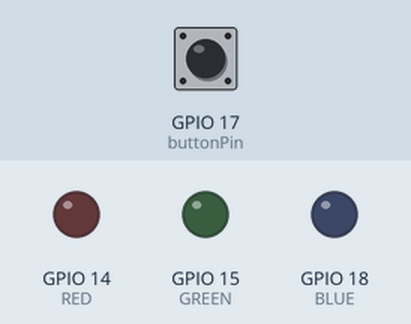
The program below on a simulated Raspberry Pi (BCM pin numbers). Parts: output pins drawn as LEDs (lit = HIGH). Inputs (shaded band) come from the test bench; at power-on: GPIO 17 (buttonPin) HIGH. The clock reads 2024-03-15 10:24:30 at power-on unless the program sets it; what the program prints to the terminal is not drawn.

Above: at 1.2 s.
1.3 s: GPIO 17 (buttonPin) pulled LOW for 0.15 s
At 3.5 s:
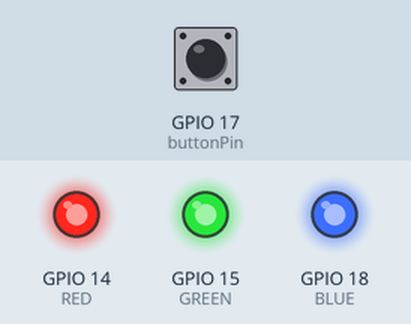
3.8 s: GPIO 17 (buttonPin) pulsed LOW 2 times (0.12 s each, 0.3 s apart)
At 5.9 s:
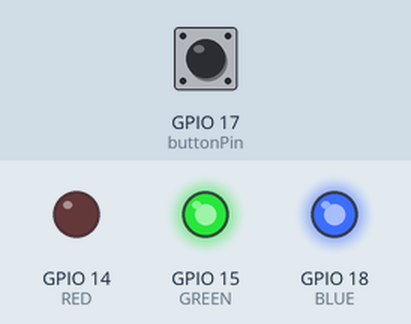
6.6 s: GPIO 17 (buttonPin) pulled LOW for 1 s
At 8.8 s:
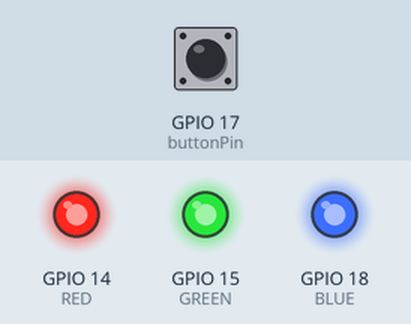
Timing chart, 0 to 10.3 s (numbered marks = the images above; inputs shaded):
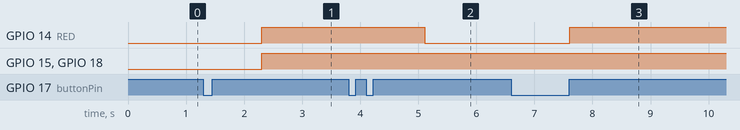

Measured:
- after the input at 1.3 s, GPIO 14 (RED), GPIO 15 (GREEN), GPIO 18 (BLUE): LOW → HIGH after 1.0 s
- after the input at 3.8 s, GPIO 14 (RED): HIGH → LOW after 1.3 s
- after the input at 6.6 s, GPIO 14 (RED): LOW → HIGH after 1.0 s

The program:

button_led.py
```python
import RPi.GPIO as GPIO
import time

RED = 14
GREEN = 15
BLUE = 18
buttonPin = 17

GPIO.setmode(GPIO.BCM)
GPIO.setup(RED, GPIO.OUT)
GPIO.setup(GREEN, GPIO.OUT)
GPIO.setup(BLUE, GPIO.OUT)
GPIO.setup(buttonPin, GPIO.IN, pull_up_down=GPIO.PUD_UP)

click = 0
prev_input = GPIO.input(buttonPin)
lasttime = 0

def all_off():
    GPIO.output(RED, GPIO.HIGH)
    GPIO.output(GREEN, GPIO.HIGH)
    GPIO.output(BLUE, GPIO.HIGH)

try:
    print("1번 누름: off  / 2번: red  / 3번: green / 4번 : blue")

    while True:
        input = GPIO.input(buttonPin)
        curtime = time.time()

        if prev_input == GPIO.HIGH and input == GPIO.LOW:
            click += 1
            lasttime = curtime

        # 1초동안 입력없으면
        if click > 0 and (curtime - lasttime) > 1.0:
            print(f"총 클릭 수: {click}")

            if click == 2:
                GPIO.output(RED, GPIO.LOW)
                GPIO.output(GREEN, GPIO.HIGH)
                GPIO.output(BLUE, GPIO.HIGH)
            elif click == 3:
                GPIO.output(RED, GPIO.HIGH)
                GPIO.output(GREEN, GPIO.LOW)
                GPIO.output(BLUE, GPIO.HIGH)
            elif click == 4:
                GPIO.output(RED, GPIO.HIGH)
                GPIO.output(GREEN, GPIO.HIGH)
                GPIO.output(BLUE, GPIO.LOW)
            else:
            	GPIO.output(RED, GPIO.HIGH)
            	GPIO.output(GREEN, GPIO.HIGH)
            	GPIO.output(BLUE, GPIO.HIGH)


            click = 0

        prev_input = input
        time.sleep(0.01)

except KeyboardInterrupt:
    GPIO.cleanup()
```
